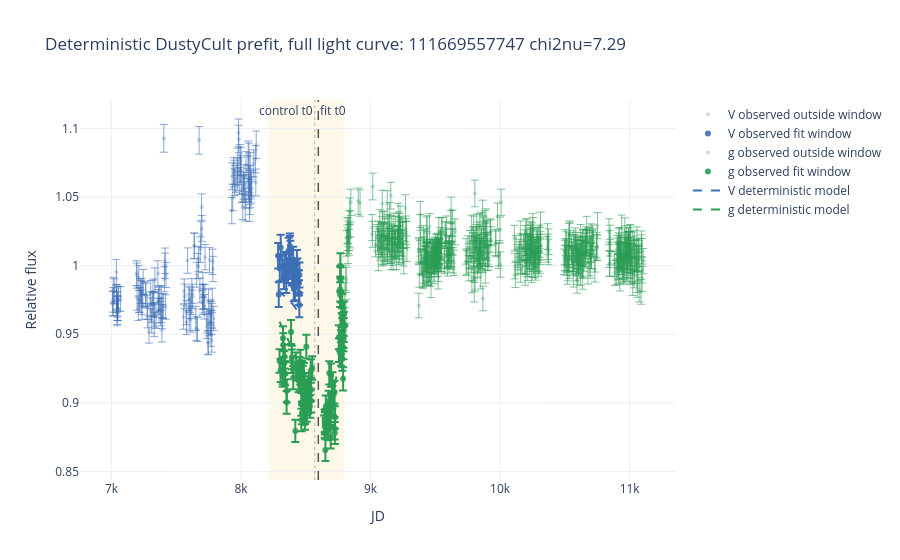
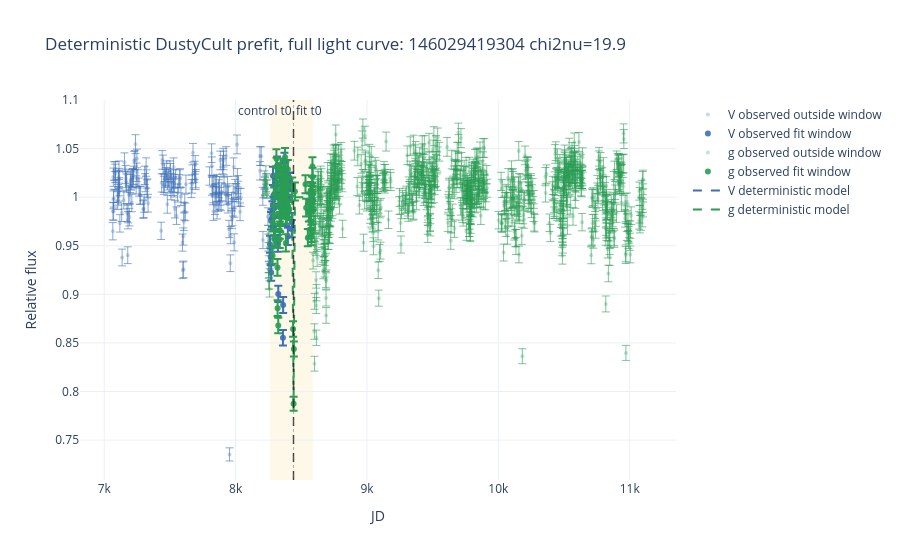
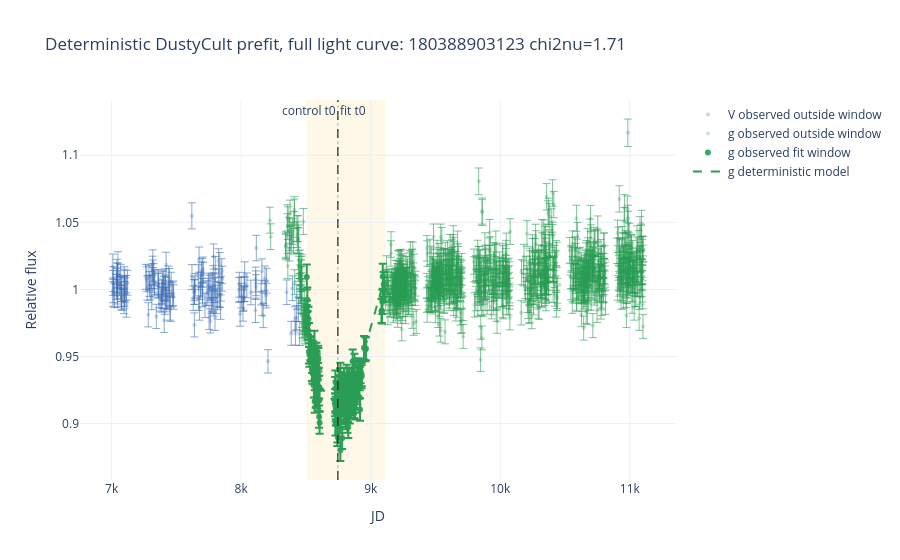
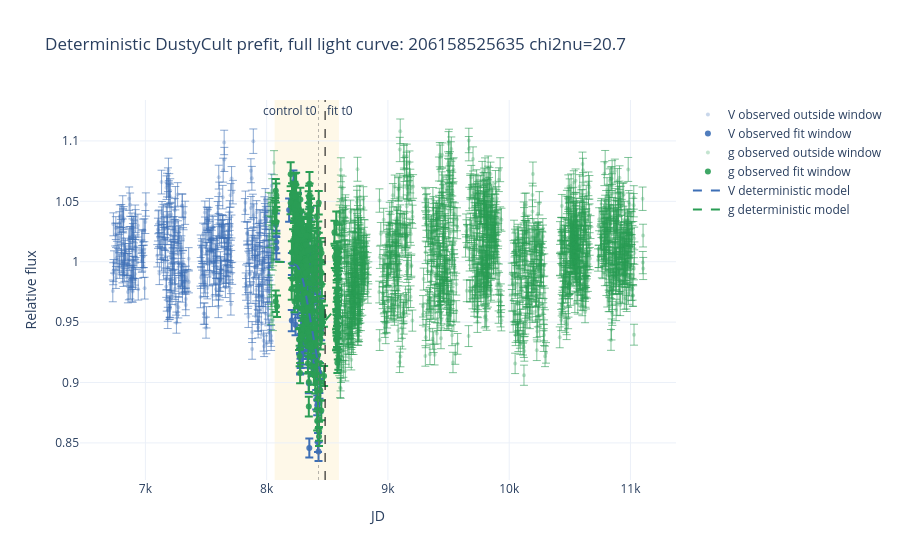

Notebook code for these charts, in order:
### Markdown cell above
## Deterministic Prefit Plots

These plots are available immediately after the deterministic prefit cell. They show the full cleaned relative-flux light curve with faint points outside the fit window, a shaded fit window, and t0 markers; they do not require quick or full DustyCult MCMC fits to finish.

### Code cell
def plot_deterministic_prefit(candidate_id: str) -> go.Figure:
    if 'deterministic_curves_df' not in globals() or deterministic_curves_df.empty:
        raise ValueError('Run the deterministic prefit cell first.')
    fit_curves = deterministic_curves_df[deterministic_curves_df['candidate_id'].astype(str).eq(str(candidate_id))].copy()
    if fit_curves.empty:
        raise ValueError(f'No deterministic curve rows found for {candidate_id}')
    full_lc = pd.DataFrame()
    if 'deterministic_full_lc_df' in globals() and not deterministic_full_lc_df.empty:
        full_lc = deterministic_full_lc_df[deterministic_full_lc_df['candidate_id'].astype(str).eq(str(candidate_id))].copy()
    if full_lc.empty and 'adaptive_full_lc_df' in globals() and not adaptive_full_lc_df.empty:
        full_lc = adaptive_full_lc_df[adaptive_full_lc_df['candidate_id'].astype(str).eq(str(candidate_id))].copy()
    observed_curves = full_lc if not full_lc.empty else fit_curves.assign(in_fit_window=True)

    chi2_text = ''
    fitted_t0 = None
    if 'deterministic_results_df' in globals() and not deterministic_results_df.empty:
        row = deterministic_results_df[deterministic_results_df['candidate_id'].astype(str).eq(str(candidate_id))]
        if not row.empty:
            if 'reduced_chi2' in row.columns:
                chi2 = _finite_float(row.iloc[-1].get('reduced_chi2'))
                if chi2 is not None:
                    chi2_text = f' chi2nu={chi2:.3g}'
            fitted_t0 = _finite_float(row.iloc[-1].get('t0'))
    fit_start = _finite_float(observed_curves['fit_start_jd'].dropna().iloc[0]) if 'fit_start_jd' in observed_curves and observed_curves['fit_start_jd'].notna().any() else float(fit_curves['time'].min())
    fit_end = _finite_float(observed_curves['fit_end_jd'].dropna().iloc[0]) if 'fit_end_jd' in observed_curves and observed_curves['fit_end_jd'].notna().any() else float(fit_curves['time'].max())
    control_t0 = _finite_float(observed_curves['control_t0_jd'].dropna().iloc[0]) if 'control_t0_jd' in observed_curves and observed_curves['control_t0_jd'].notna().any() else None

    fig = go.Figure()
    colors = {'g': '#2a9d55', 'V': '#3d6fb6'}
    if fit_start is not None and fit_end is not None:
        fig.add_vrect(x0=fit_start, x1=fit_end, fillcolor='rgba(245, 200, 80, 0.13)', line_width=0, layer='below')
    if control_t0 is not None:
        fig.add_vline(x=control_t0, line={'color': 'rgba(120,120,120,0.55)', 'width': 1, 'dash': 'dot'}, annotation_text='control t0', annotation_position='top left')
    if fitted_t0 is not None:
        fig.add_vline(x=fitted_t0, line={'color': 'rgba(30,30,30,0.75)', 'width': 1.5, 'dash': 'dash'}, annotation_text='fit t0', annotation_position='top right')

    for band, part in observed_curves.sort_values('time').groupby('band'):
        color = colors.get(str(band), None)
        in_window = part['in_fit_window'].astype(bool) if 'in_fit_window' in part.columns else pd.Series(True, index=part.index)
        outside = part.loc[~in_window]
        inside = part.loc[in_window]
        if not outside.empty:
            fig.add_trace(
                go.Scatter(
                    x=outside['time'],
                    y=outside['observed'],
                    mode='markers',
                    name=f'{band} observed outside window',
                    marker={'size': 4, 'color': color, 'opacity': 0.28},
                    error_y={'type': 'data', 'array': outside['error'], 'visible': True, 'thickness': 0.6},
                )
            )
        if not inside.empty:
            fig.add_trace(
                go.Scatter(
                    x=inside['time'],
                    y=inside['observed'],
                    mode='markers',
                    name=f'{band} observed fit window',
                    marker={'size': 6, 'color': color, 'opacity': 0.9},
                    error_y={'type': 'data', 'array': inside['error'], 'visible': True},
                )
            )
    for band, part in fit_curves.sort_values('time').groupby('band'):
        color = colors.get(str(band), None)
        fig.add_trace(
            go.Scatter(
                x=part['time'],
                y=part['model'],
                mode='lines',
                name=f'{band} deterministic model',
                line={'width': 2, 'dash': 'dash', 'color': color},
            )
        )
    fig.update_layout(
        title=f'Deterministic DustyCult prefit, full light curve: {candidate_id}{chi2_text}',
        xaxis_title='JD',
        yaxis_title='Relative flux',
        template='plotly_white',
        height=560,
    )
    return fig


det_plot_candidates = fit_candidates['candidate_id'].astype(str).tolist() if 'fit_candidates' in globals() else reviewed_dippers['candidate_id'].astype(str).tolist()
if MAX_FIT_PLOTS is not None:
    det_plot_candidates = det_plot_candidates[:int(MAX_FIT_PLOTS)]

det_plot_status_rows = []
for candidate_id in det_plot_candidates:
    has_deterministic = bool(
        'deterministic_curves_df' in globals()
        and not deterministic_curves_df.empty
        and deterministic_curves_df['candidate_id'].astype(str).eq(str(candidate_id)).any()
    )
    det_status = 'missing'
    if 'deterministic_results_df' in globals() and not deterministic_results_df.empty:
        det_row = deterministic_results_df[deterministic_results_df['candidate_id'].astype(str).eq(str(candidate_id))]
        if not det_row.empty:
            det_status = str(det_row.iloc[-1].get('status') or 'unknown')
    det_plot_status_rows.append({'candidate_id': candidate_id, 'deterministic_status': det_status, 'has_deterministic_curves': has_deterministic})
    if has_deterministic:
        display(Markdown(f'### {candidate_id}'))
        display(plot_deterministic_prefit(candidate_id))

deterministic_plot_status_df = pd.DataFrame(det_plot_status_rows)
display(deterministic_plot_status_df)

### Figure 1 — Plotly figure (JSON) as saved in the notebook; plotly's stock layout.template omitted (floating-point values rounded to 4 significant figures; data arrays with more than 128 entries replaced by an {"elided": "..."} marker saying what was removed)
{"data": [{"error_y": {"array": {"elided": "165 float values"}, "thickness": 0.6, "type": "data", "visible": true}, "marker": {"color": "#3d6fb6", "opacity": 0.28, "size": 4}, "mode": "markers", "name": "V observed outside window", "type": "scatter", "x": {"elided": "165 float values"}, "y": {"elided": "165 float values"}}, {"error_y": {"array": [0.009277, 0.009017, 0.009191, 0.009332, 0.009198, 0.009136, 0.009219, 0.009211, 0.009111, 0.009178, 0.009313, 0.009206, 0.00934, 0.009324, 0.009293, 0.009161, 0.009171, 0.009253, 0.009054, 0.009151, 0.009062, 0.009167, 0.009231, 0.009174, 0.009094, 0.009095, 0.009029, 0.008947, 0.009147], "type": "data", "visible": true}, "marker": {"color": "#3d6fb6", "opacity": 0.9, "size": 6}, "mode": "markers", "name": "V observed fit window", "type": "scatter", "x": [8286.0, 8291.0, 8299.0, 8306.0, 8317.0, 8331.0, 8336.0, 8348.0, 8349.0, 8362.0, 8368.0, 8372.0, 8377.0, 8378.0, 8381.0, 8394.0, 8396.0, 8402.0, 8407.0, 8413.0, 8417.0, 8424.0, 8431.0, 8435.0, 8443.0, 8447.0, 8448.0, 8450.0, 8451.0], "y": [1.007, 0.979, 0.9979, 1.013, 0.9986, 0.9919, 1.001, 1.0, 0.9892, 0.9965, 1.011, 0.9996, 1.014, 1.012, 1.009, 0.9946, 0.9958, 1.005, 0.9831, 0.9936, 0.9839, 0.9953, 1.002, 0.996, 0.9873, 0.9875, 0.9803, 0.9714, 0.9932]}, {"error_y": {"array": {"elided": "623 float values"}, "thickness": 0.6, "type": "data", "visible": true}, "marker": {"color": "#2a9d55", "opacity": 0.28, "size": 4}, "mode": "markers", "name": "g observed outside window", "type": "scatter", "x": {"elided": "623 float values"}, "y": {"elided": "623 float values"}}, {"error_y": {"array": [0.00857, 0.008507, 0.008475, 0.008492, 0.008724, 0.008677, 0.008558, 0.0086, 0.00849, 0.008483, 0.008293, 0.008371, 0.008766, 0.008569, 0.008594, 0.008459, 0.008101, 0.008548, 0.008517, 0.008438, 0.008518, 0.008449, 0.008488, 0.008567, 0.008279, 0.008174, 0.008222, 0.008491, 0.00836, 0.008352, 0.008365, 0.008461, 0.008479, 0.008218, 0.008184, 0.008223, 0.008354, 0.008302, 0.008667, 0.008344, 0.008283, 0.008329, 0.008238, 0.008368, 0.008337, 0.008329, 0.008413, 0.008389, 0.008266, 0.008503, 0.008301, 0.008378, 0.008523, 0.008167, 0.00813, 0.008152, 0.008159, 0.007972, 0.008173, 0.008263, 0.008182, 0.008204, 0.008113, 0.008144, 0.008294, 0.008491, 0.008202, 0.008216, 0.008201, 0.008234, 0.008057, 0.008277, 0.008476, 0.008322, 0.008326, 0.008418, 0.008286, 0.008353, 0.008362, 0.008118, 0.008087, 0.008191, 0.00873, 0.008643, 0.009016, 0.009053, 0.009127, 0.00921, 0.009116, 0.008618, 0.008699, 0.008881, 0.008812, 0.008842, 0.008939, 0.008584, 0.008451, 0.008661, 0.008716, 0.008817, 0.008739, 0.008778, 0.008887], "type": "data", "visible": true}, "marker": {"color": "#2a9d55", "opacity": 0.9, "size": 6}, "mode": "markers", "name": "g observed fit window", "type": "scatter", "x": [8297.0, 8305.0, 8321.0, 8322.0, 8324.0, 8326.0, 8334.0, 8337.0, 8338.0, 8339.0, 8352.0, 8353.0, 8386.0, 8391.0, 8392.0, 8403.0, 8419.0, 8425.0, 8427.0, 8444.0, 8452.0, 8455.0, 8457.0, 8458.0, 8465.0, 8466.0, 8470.0, 8473.0, 8474.0, 8476.0, 8477.0, 8478.0, 8485.0, 8486.0, 8493.0, 8495.0, 8496.0, 8499.0, 8504.0, 8505.0, 8506.0, 8507.0, 8508.0, 8510.0, 8513.0, 8516.0, 8523.0, 8528.0, 8532.0, 8538.0, 8541.0, 8542.0, 8550.0, 8645.0, 8646.0, 8647.0, 8649.0, 8651.0, 8653.0, 8654.0, 8668.0, 8670.0, 8671.0, 8675.0, 8676.0, 8681.0, 8685.0, 8689.0, 8690.0, 8691.0, 8692.0, 8694.0, 8695.0, 8702.0, 8705.0, 8706.0, 8707.0, 8709.0, 8722.0, 8723.0, 8724.0, 8725.0, 8755.0, 8756.0, 8765.0, 8765.0, 8766.0, 8767.0, 8768.0, 8772.0, 8773.0, 8776.0, 8778.0, 8780.0, 8781.0, 8782.0, 8788.0, 8790.0, 8791.0, 8792.0, 8792.0, 8793.0, 8797.0], "y": [0.9305, 0.9236, 0.9202, 0.922, 0.9472, 0.9421, 0.9291, 0.9337, 0.9218, 0.9211, 0.9004, 0.9088, 0.9517, 0.9304, 0.933, 0.9184, 0.8795, 0.9281, 0.9248, 0.9161, 0.9249, 0.9173, 0.9216, 0.9302, 0.8989, 0.8875, 0.8927, 0.9219, 0.9076, 0.9068, 0.9082, 0.9186, 0.9206, 0.8922, 0.8886, 0.8928, 0.907, 0.9014, 0.941, 0.9059, 0.8993, 0.9043, 0.8945, 0.9086, 0.9052, 0.9043, 0.9134, 0.9108, 0.8974, 0.9233, 0.9013, 0.9096, 0.9254, 0.8868, 0.8827, 0.8851, 0.8858, 0.8656, 0.8873, 0.8971, 0.8883, 0.8907, 0.8809, 0.8842, 0.9005, 0.9218, 0.8905, 0.8921, 0.8904, 0.894, 0.8748, 0.8986, 0.9203, 0.9036, 0.904, 0.914, 0.8997, 0.9069, 0.9078, 0.8814, 0.8781, 0.8894, 0.9479, 0.9384, 0.9789, 0.9829, 0.9909, 0.9999, 0.9897, 0.9357, 0.9444, 0.9642, 0.9568, 0.9601, 0.9706, 0.9319, 0.9176, 0.9404, 0.9464, 0.9573, 0.9488, 0.9531, 0.9649]}, {"line": {"color": "#3d6fb6", "dash": "dash", "width": 2}, "mode": "lines", "name": "V deterministic model", "type": "scatter", "x": [8286.0, 8291.0, 8299.0, 8306.0, 8317.0, 8331.0, 8336.0, 8348.0, 8349.0, 8362.0, 8368.0, 8372.0, 8377.0, 8378.0, 8381.0, 8394.0, 8396.0, 8402.0, 8407.0, 8413.0, 8417.0, 8424.0, 8431.0, 8435.0, 8443.0, 8447.0, 8448.0, 8450.0, 8451.0], "y": [0.9824, 0.9819, 0.9812, 0.9806, 0.9796, 0.9784, 0.9779, 0.9769, 0.9768, 0.9756, 0.975, 0.9747, 0.9742, 0.9741, 0.9738, 0.9725, 0.9723, 0.9717, 0.9711, 0.9704, 0.9698, 0.9689, 0.9678, 0.9672, 0.9658, 0.9651, 0.9649, 0.9645, 0.9644]}, {"line": {"color": "#2a9d55", "dash": "dash", "width": 2}, "mode": "lines", "name": "g deterministic model", "type": "scatter", "x": [8297.0, 8305.0, 8321.0, 8322.0, 8324.0, 8326.0, 8334.0, 8337.0, 8338.0, 8339.0, 8352.0, 8353.0, 8386.0, 8391.0, 8392.0, 8403.0, 8419.0, 8425.0, 8427.0, 8444.0, 8452.0, 8455.0, 8457.0, 8458.0, 8465.0, 8466.0, 8470.0, 8473.0, 8474.0, 8476.0, 8477.0, 8478.0, 8485.0, 8486.0, 8493.0, 8495.0, 8496.0, 8499.0, 8504.0, 8505.0, 8506.0, 8507.0, 8508.0, 8510.0, 8513.0, 8516.0, 8523.0, 8528.0, 8532.0, 8538.0, 8541.0, 8542.0, 8550.0, 8645.0, 8646.0, 8647.0, 8649.0, 8651.0, 8653.0, 8654.0, 8668.0, 8670.0, 8671.0, 8675.0, 8676.0, 8681.0, 8685.0, 8689.0, 8690.0, 8691.0, 8692.0, 8694.0, 8695.0, 8702.0, 8705.0, 8706.0, 8707.0, 8709.0, 8722.0, 8723.0, 8724.0, 8725.0, 8755.0, 8756.0, 8765.0, 8765.0, 8766.0, 8767.0, 8768.0, 8772.0, 8773.0, 8776.0, 8778.0, 8780.0, 8781.0, 8782.0, 8788.0, 8790.0, 8791.0, 8792.0, 8792.0, 8793.0, 8797.0], "y": [0.9592, 0.9577, 0.9547, 0.9545, 0.9541, 0.9537, 0.9521, 0.9516, 0.9514, 0.9512, 0.9487, 0.9485, 0.9418, 0.9408, 0.9406, 0.9381, 0.9339, 0.9321, 0.9315, 0.9256, 0.9225, 0.9213, 0.9205, 0.9201, 0.9171, 0.9166, 0.915, 0.9137, 0.9133, 0.9124, 0.912, 0.9115, 0.9086, 0.9082, 0.9054, 0.9046, 0.9042, 0.9031, 0.9013, 0.901, 0.9007, 0.9003, 0.9, 0.8994, 0.8984, 0.8976, 0.8957, 0.8945, 0.8937, 0.8925, 0.892, 0.8918, 0.8907, 0.891, 0.8911, 0.8913, 0.8916, 0.8919, 0.8922, 0.8924, 0.8953, 0.8957, 0.896, 0.897, 0.8973, 0.8987, 0.9, 0.9014, 0.9018, 0.902, 0.9025, 0.9031, 0.9035, 0.9061, 0.9074, 0.9078, 0.9081, 0.909, 0.9145, 0.9149, 0.9154, 0.9158, 0.9278, 0.9282, 0.9311, 0.9311, 0.9315, 0.9318, 0.9321, 0.9333, 0.9335, 0.9344, 0.935, 0.9355, 0.9358, 0.936, 0.9376, 0.9381, 0.9383, 0.9385, 0.9385, 0.9387, 0.9396]}], "layout": {"annotations": [{"showarrow": false, "text": "control t0", "x": 8569.0, "xanchor": "right", "xref": "x", "y": 1, "yanchor": "top", "yref": "y domain"}, {"showarrow": false, "text": "fit t0", "x": 8596.0, "xanchor": "left", "xref": "x", "y": 1, "yanchor": "top", "yref": "y domain"}], "height": 560, "shapes": [{"fillcolor": "rgba(245, 200, 80, 0.13)", "layer": "below", "line": {"width": 0}, "type": "rect", "x0": 8213.0, "x1": 8799.0, "xref": "x", "y0": 0, "y1": 1, "yref": "y domain"}, {"line": {"color": "rgba(120,120,120,0.55)", "dash": "dot", "width": 1}, "type": "line", "x0": 8569.0, "x1": 8569.0, "xref": "x", "y0": 0, "y1": 1, "yref": "y domain"}, {"line": {"color": "rgba(30,30,30,0.75)", "dash": "dash", "width": 1.5}, "type": "line", "x0": 8596.0, "x1": 8596.0, "xref": "x", "y0": 0, "y1": 1, "yref": "y domain"}], "title": {"text": "Deterministic DustyCult prefit, full light curve: 111669557747 chi2nu=7.29"}, "xaxis": {"title": {"text": "JD"}}, "yaxis": {"title": {"text": "Relative flux"}}}}

### Figure 2 — Plotly figure (JSON) as saved in the notebook; plotly's stock layout.template omitted (floating-point values rounded to 4 significant figures; data arrays with more than 128 entries replaced by an {"elided": "..."} marker saying what was removed)
{"data": [{"error_y": {"array": {"elided": "179 float values"}, "thickness": 0.6, "type": "data", "visible": true}, "marker": {"color": "#3d6fb6", "opacity": 0.28, "size": 4}, "mode": "markers", "name": "V observed outside window", "type": "scatter", "x": {"elided": "179 float values"}, "y": {"elided": "179 float values"}}, {"error_y": {"array": [0.008764, 0.008645, 0.008987, 0.008496, 0.009013, 0.009089, 0.009413, 0.009132, 0.009233, 0.008932, 0.009107, 0.009319, 0.00931, 0.009404, 0.009343, 0.009507, 0.008774, 0.008294, 0.009441, 0.009115, 0.009148, 0.009445, 0.009237, 0.007878, 0.008188, 0.009543, 0.009459, 0.009475, 0.009021, 0.009137, 0.008839, 0.009359, 0.009353, 0.008912, 0.008977], "type": "data", "visible": true}, "marker": {"color": "#3d6fb6", "opacity": 0.9, "size": 6}, "mode": "markers", "name": "V observed fit window", "type": "scatter", "x": [8262.0, 8267.0, 8270.0, 8271.0, 8278.0, 8280.0, 8285.0, 8288.0, 8291.0, 8294.0, 8296.0, 8299.0, 8306.0, 8309.0, 8311.0, 8316.0, 8322.0, 8325.0, 8334.0, 8338.0, 8339.0, 8345.0, 8348.0, 8361.0, 8362.0, 8372.0, 8379.0, 8381.0, 8385.0, 8387.0, 8398.0, 8407.0, 8414.0, 8428.0, 8429.0], "y": [0.9515, 0.9386, 0.9757, 0.9224, 0.9786, 0.9868, 1.022, 0.9915, 1.002, 0.9698, 0.9888, 1.012, 1.011, 1.021, 1.014, 1.032, 0.9526, 0.9005, 1.025, 0.9896, 0.9933, 1.025, 1.003, 0.8554, 0.889, 1.036, 1.027, 1.029, 0.9794, 0.992, 0.9596, 1.016, 1.016, 0.9677, 0.9747]}, {"error_y": {"array": {"elided": "890 float values"}, "thickness": 0.6, "type": "data", "visible": true}, "marker": {"color": "#2a9d55", "opacity": 0.28, "size": 4}, "mode": "markers", "name": "g observed outside window", "type": "scatter", "x": {"elided": "890 float values"}, "y": {"elided": "890 float values"}}, {"error_y": {"array": [0.008658, 0.008967, 0.009042, 0.009218, 0.00882, 0.008812, 0.008829, 0.009418, 0.00928, 0.009576, 0.009497, 0.008545, 0.008158, 0.007995, 0.00881, 0.008898, 0.009021, 0.009155, 0.008964, 0.009491, 0.009438, 0.009039, 0.009097, 0.009309, 0.009266, 0.009275, 0.009089, 0.009327, 0.009259, 0.009474, 0.009199, 0.009267, 0.009253, 0.009319, 0.009396, 0.009589, 0.009267, 0.009345, 0.008777, 0.009042, 0.009042, 0.009219, 0.009109, 0.009475, 0.009321, 0.009082, 0.009099, 0.00931, 0.00796, 0.007253, 0.007771, 0.009265, 0.009333, 0.009111, 0.008827, 0.009063, 0.009171, 0.009161, 0.009269, 0.008907, 0.008981, 0.008983, 0.008868, 0.008836, 0.009233, 0.009115, 0.009233, 0.009199, 0.009259, 0.009319, 0.009164, 0.0095, 0.009403, 0.00918], "type": "data", "visible": true}, "marker": {"color": "#2a9d55", "opacity": 0.9, "size": 6}, "mode": "markers", "name": "g observed fit window", "type": "scatter", "x": [8282.0, 8283.0, 8292.0, 8293.0, 8295.0, 8296.0, 8301.0, 8309.0, 8310.0, 8311.0, 8312.0, 8319.0, 8320.0, 8325.0, 8336.0, 8337.0, 8338.0, 8339.0, 8340.0, 8343.0, 8345.0, 8347.0, 8348.0, 8350.0, 8351.0, 8352.0, 8366.0, 8367.0, 8367.0, 8369.0, 8370.0, 8371.0, 8373.0, 8373.0, 8376.0, 8377.0, 8378.0, 8380.0, 8383.0, 8386.0, 8390.0, 8391.0, 8395.0, 8399.0, 8400.0, 8405.0, 8408.0, 8431.0, 8438.0, 8442.0, 8444.0, 8452.0, 8532.0, 8537.0, 8550.0, 8558.0, 8562.0, 8566.0, 8571.0, 8571.0, 8572.0, 8573.0, 8577.0, 8578.0, 8579.0, 8579.0, 8581.0, 8582.0, 8583.0, 8583.0, 8584.0, 8585.0, 8586.0, 8588.0], "y": [0.9401, 0.9736, 0.9817, 1.001, 0.9576, 0.9567, 0.9586, 1.023, 1.008, 1.04, 1.031, 0.9277, 0.8858, 0.8681, 0.9565, 0.966, 0.9795, 0.994, 0.9732, 1.03, 1.025, 0.9814, 0.9877, 1.011, 1.006, 1.007, 0.9869, 1.013, 1.005, 1.029, 0.9988, 1.006, 1.005, 1.012, 1.02, 1.041, 1.006, 1.015, 0.953, 0.9817, 0.9817, 1.001, 0.989, 1.029, 1.012, 0.9861, 0.9879, 1.011, 0.8643, 0.7875, 0.8438, 1.006, 1.013, 0.9892, 0.9583, 0.984, 0.9957, 0.9947, 1.006, 0.967, 0.9751, 0.9753, 0.9629, 0.9593, 1.002, 0.9896, 1.002, 0.9988, 1.005, 1.012, 0.995, 1.031, 1.021, 0.9967]}, {"line": {"color": "#3d6fb6", "dash": "dash", "width": 2}, "mode": "lines", "name": "V deterministic model", "type": "scatter", "x": [8262.0, 8267.0, 8270.0, 8271.0, 8278.0, 8280.0, 8285.0, 8288.0, 8291.0, 8294.0, 8296.0, 8299.0, 8306.0, 8309.0, 8311.0, 8316.0, 8322.0, 8325.0, 8334.0, 8338.0, 8339.0, 8345.0, 8348.0, 8361.0, 8362.0, 8372.0, 8379.0, 8381.0, 8385.0, 8387.0, 8398.0, 8407.0, 8414.0, 8428.0, 8429.0], "y": [1.0, 1.0, 1.0, 1.0, 1.0, 1.0, 1.0, 1.0, 1.0, 1.0, 1.0, 1.0, 1.0, 1.0, 1.0, 1.0, 1.0, 1.0, 1.0, 1.0, 1.0, 1.0, 1.0, 1.0, 1.0, 1.0, 1.0, 1.0, 1.0, 1.0, 1.0, 1.0, 1.0, 1.0, 1.0]}, {"line": {"color": "#2a9d55", "dash": "dash", "width": 2}, "mode": "lines", "name": "g deterministic model", "type": "scatter", "x": [8282.0, 8283.0, 8292.0, 8293.0, 8295.0, 8296.0, 8301.0, 8309.0, 8310.0, 8311.0, 8312.0, 8319.0, 8320.0, 8325.0, 8336.0, 8337.0, 8338.0, 8339.0, 8340.0, 8343.0, 8345.0, 8347.0, 8348.0, 8350.0, 8351.0, 8352.0, 8366.0, 8367.0, 8367.0, 8369.0, 8370.0, 8371.0, 8373.0, 8373.0, 8376.0, 8377.0, 8378.0, 8380.0, 8383.0, 8386.0, 8390.0, 8391.0, 8395.0, 8399.0, 8400.0, 8405.0, 8408.0, 8431.0, 8438.0, 8442.0, 8444.0, 8452.0, 8532.0, 8537.0, 8550.0, 8558.0, 8562.0, 8566.0, 8571.0, 8571.0, 8572.0, 8573.0, 8577.0, 8578.0, 8579.0, 8579.0, 8581.0, 8582.0, 8583.0, 8583.0, 8584.0, 8585.0, 8586.0, 8588.0], "y": [1.0, 1.0, 1.0, 1.0, 1.0, 1.0, 1.0, 1.0, 1.0, 1.0, 1.0, 1.0, 1.0, 1.0, 1.0, 1.0, 1.0, 1.0, 1.0, 1.0, 1.0, 1.0, 1.0, 1.0, 1.0, 1.0, 1.0, 1.0, 1.0, 1.0, 1.0, 1.0, 1.0, 1.0, 1.0, 1.0, 1.0, 1.0, 1.0, 1.0, 1.0, 1.0, 1.0, 1.0, 1.0, 1.0, 1.0, 1.0, 0.8643, 0.7875, 0.8438, 1.0, 1.0, 1.0, 1.0, 1.0, 1.0, 1.0, 1.0, 1.0, 1.0, 1.0, 1.0, 1.0, 1.0, 1.0, 1.0, 1.0, 1.0, 1.0, 1.0, 1.0, 1.0, 1.0]}], "layout": {"annotations": [{"showarrow": false, "text": "control t0", "x": 8441.0, "xanchor": "right", "xref": "x", "y": 1, "yanchor": "top", "yref": "y domain"}, {"showarrow": false, "text": "fit t0", "x": 8441.0, "xanchor": "left", "xref": "x", "y": 1, "yanchor": "top", "yref": "y domain"}], "height": 560, "shapes": [{"fillcolor": "rgba(245, 200, 80, 0.13)", "layer": "below", "line": {"width": 0}, "type": "rect", "x0": 8261.0, "x1": 8589.0, "xref": "x", "y0": 0, "y1": 1, "yref": "y domain"}, {"line": {"color": "rgba(120,120,120,0.55)", "dash": "dot", "width": 1}, "type": "line", "x0": 8441.0, "x1": 8441.0, "xref": "x", "y0": 0, "y1": 1, "yref": "y domain"}, {"line": {"color": "rgba(30,30,30,0.75)", "dash": "dash", "width": 1.5}, "type": "line", "x0": 8441.0, "x1": 8441.0, "xref": "x", "y0": 0, "y1": 1, "yref": "y domain"}], "title": {"text": "Deterministic DustyCult prefit, full light curve: 146029419304 chi2nu=19.9"}, "xaxis": {"title": {"text": "JD"}}, "yaxis": {"title": {"text": "Relative flux"}}}}

### Figure 3 — Plotly figure (JSON) as saved in the notebook; plotly's stock layout.template omitted (floating-point values rounded to 4 significant figures; data arrays with more than 128 entries replaced by an {"elided": "..."} marker saying what was removed)
{"data": [{"error_y": {"array": {"elided": "170 float values"}, "thickness": 0.6, "type": "data", "visible": true}, "marker": {"color": "#3d6fb6", "opacity": 0.28, "size": 4}, "mode": "markers", "name": "V observed outside window", "type": "scatter", "x": {"elided": "170 float values"}, "y": {"elided": "170 float values"}}, {"error_y": {"array": {"elided": "1069 float values"}, "thickness": 0.6, "type": "data", "visible": true}, "marker": {"color": "#2a9d55", "opacity": 0.28, "size": 4}, "mode": "markers", "name": "g observed outside window", "type": "scatter", "x": {"elided": "1069 float values"}, "y": {"elided": "1069 float values"}}, {"error_y": {"array": {"elided": "153 float values"}, "type": "data", "visible": true}, "marker": {"color": "#2a9d55", "opacity": 0.9, "size": 6}, "mode": "markers", "name": "g observed fit window", "type": "scatter", "x": {"elided": "153 float values"}, "y": {"elided": "153 float values"}}, {"line": {"color": "#2a9d55", "dash": "dash", "width": 2}, "mode": "lines", "name": "g deterministic model", "type": "scatter", "x": {"elided": "153 float values"}, "y": {"elided": "153 float values"}}], "layout": {"annotations": [{"showarrow": false, "text": "control t0", "x": 8747.0, "xanchor": "right", "xref": "x", "y": 1, "yanchor": "top", "yref": "y domain"}, {"showarrow": false, "text": "fit t0", "x": 8746.0, "xanchor": "left", "xref": "x", "y": 1, "yanchor": "top", "yref": "y domain"}], "height": 560, "shapes": [{"fillcolor": "rgba(245, 200, 80, 0.13)", "layer": "below", "line": {"width": 0}, "type": "rect", "x0": 8504.0, "x1": 9112.0, "xref": "x", "y0": 0, "y1": 1, "yref": "y domain"}, {"line": {"color": "rgba(120,120,120,0.55)", "dash": "dot", "width": 1}, "type": "line", "x0": 8747.0, "x1": 8747.0, "xref": "x", "y0": 0, "y1": 1, "yref": "y domain"}, {"line": {"color": "rgba(30,30,30,0.75)", "dash": "dash", "width": 1.5}, "type": "line", "x0": 8746.0, "x1": 8746.0, "xref": "x", "y0": 0, "y1": 1, "yref": "y domain"}], "title": {"text": "Deterministic DustyCult prefit, full light curve: 180388903123 chi2nu=1.71"}, "xaxis": {"title": {"text": "JD"}}, "yaxis": {"title": {"text": "Relative flux"}}}}

### Figure 4 — Plotly figure (JSON) as saved in the notebook; plotly's stock layout.template omitted (floating-point values rounded to 4 significant figures; data arrays with more than 128 entries replaced by an {"elided": "..."} marker saying what was removed)
{"data": [{"error_y": {"array": {"elided": "435 float values"}, "thickness": 0.6, "type": "data", "visible": true}, "marker": {"color": "#3d6fb6", "opacity": 0.28, "size": 4}, "mode": "markers", "name": "V observed outside window", "type": "scatter", "x": {"elided": "435 float values"}, "y": {"elided": "435 float values"}}, {"error_y": {"array": [0.009491, 0.009313, 0.00936, 0.009604, 0.008761, 0.009193, 0.009816, 0.00873, 0.009269, 0.009248, 0.009222, 0.008865, 0.009645, 0.009503, 0.00949, 0.008437, 0.008427, 0.009432, 0.009295, 0.008548, 0.008582, 0.008478, 0.009186, 0.008699, 0.008996, 0.009061, 0.008601, 0.009053, 0.009023, 0.009251, 0.008617, 0.008571, 0.009184, 0.008902, 0.008504, 0.008809, 0.009311, 0.009101, 0.008949, 0.009269, 0.008917, 0.009108, 0.009092, 0.008608, 0.009279, 0.008547, 0.008903, 0.008747, 0.008481, 0.008993, 0.008939, 0.008284, 0.008649, 0.00779, 0.009245, 0.009533, 0.008844, 0.008546, 0.009058, 0.00877, 0.008672, 0.008882, 0.009157, 0.008475, 0.008428, 0.009248, 0.009047, 0.009004, 0.009103, 0.009043, 0.008425, 0.008604, 0.008459, 0.008158, 0.008916, 0.008474, 0.008115, 0.007832, 0.007762, 0.008969, 0.008368, 0.008134, 0.008241, 0.008848, 0.008691], "type": "data", "visible": true}, "marker": {"color": "#3d6fb6", "opacity": 0.9, "size": 6}, "mode": "markers", "name": "V observed fit window", "type": "scatter", "x": [8076.0, 8080.0, 8080.0, 8185.0, 8207.0, 8208.0, 8221.0, 8238.0, 8248.0, 8255.0, 8255.0, 8257.0, 8258.0, 8262.0, 8270.0, 8276.0, 8276.0, 8278.0, 8278.0, 8279.0, 8280.0, 8280.0, 8282.0, 8284.0, 8286.0, 8286.0, 8291.0, 8292.0, 8292.0, 8293.0, 8295.0, 8295.0, 8296.0, 8298.0, 8299.0, 8307.0, 8309.0, 8310.0, 8317.0, 8317.0, 8322.0, 8326.0, 8330.0, 8333.0, 8334.0, 8336.0, 8337.0, 8337.0, 8340.0, 8343.0, 8345.0, 8348.0, 8348.0, 8352.0, 8362.0, 8362.0, 8363.0, 8367.0, 8370.0, 8372.0, 8372.0, 8377.0, 8377.0, 8379.0, 8379.0, 8380.0, 8384.0, 8384.0, 8391.0, 8391.0, 8393.0, 8393.0, 8402.0, 8409.0, 8414.0, 8417.0, 8417.0, 8424.0, 8428.0, 8429.0, 8431.0, 8435.0, 8436.0, 8442.0, 8450.0], "y": [1.03, 1.011, 1.016, 1.043, 0.9513, 0.9981, 1.066, 0.9479, 1.006, 1.004, 1.001, 0.9625, 1.047, 1.032, 1.03, 0.9161, 0.915, 1.024, 1.009, 0.9281, 0.9317, 0.9205, 0.9974, 0.9444, 0.9767, 0.9838, 0.9338, 0.9829, 0.9797, 1.004, 0.9356, 0.9306, 0.9972, 0.9665, 0.9233, 0.9564, 1.011, 0.9881, 0.9716, 1.006, 0.9681, 0.9889, 0.9872, 0.9346, 1.007, 0.928, 0.9666, 0.9497, 0.9208, 0.9765, 0.9706, 0.8994, 0.9391, 0.8458, 1.004, 1.035, 0.9602, 0.9279, 0.9834, 0.9522, 0.9415, 0.9644, 0.9942, 0.9201, 0.915, 1.004, 0.9822, 0.9776, 0.9884, 0.9819, 0.9147, 0.9341, 0.9184, 0.8857, 0.9681, 0.9201, 0.8811, 0.8504, 0.8428, 0.9738, 0.9086, 0.8831, 0.8947, 0.9607, 0.9436]}, {"error_y": {"array": {"elided": "1761 float values"}, "thickness": 0.6, "type": "data", "visible": true}, "marker": {"color": "#2a9d55", "opacity": 0.28, "size": 4}, "mode": "markers", "name": "g observed outside window", "type": "scatter", "x": {"elided": "1761 float values"}, "y": {"elided": "1761 float values"}}, {"error_y": {"array": {"elided": "257 float values"}, "type": "data", "visible": true}, "marker": {"color": "#2a9d55", "opacity": 0.9, "size": 6}, "mode": "markers", "name": "g observed fit window", "type": "scatter", "x": {"elided": "257 float values"}, "y": {"elided": "257 float values"}}, {"line": {"color": "#3d6fb6", "dash": "dash", "width": 2}, "mode": "lines", "name": "V deterministic model", "type": "scatter", "x": [8076.0, 8080.0, 8080.0, 8185.0, 8207.0, 8208.0, 8221.0, 8238.0, 8248.0, 8255.0, 8255.0, 8257.0, 8258.0, 8262.0, 8270.0, 8276.0, 8276.0, 8278.0, 8278.0, 8279.0, 8280.0, 8280.0, 8282.0, 8284.0, 8286.0, 8286.0, 8291.0, 8292.0, 8292.0, 8293.0, 8295.0, 8295.0, 8296.0, 8298.0, 8299.0, 8307.0, 8309.0, 8310.0, 8317.0, 8317.0, 8322.0, 8326.0, 8330.0, 8333.0, 8334.0, 8336.0, 8337.0, 8337.0, 8340.0, 8343.0, 8345.0, 8348.0, 8348.0, 8352.0, 8362.0, 8362.0, 8363.0, 8367.0, 8370.0, 8372.0, 8372.0, 8377.0, 8377.0, 8379.0, 8379.0, 8380.0, 8384.0, 8384.0, 8391.0, 8391.0, 8393.0, 8393.0, 8402.0, 8409.0, 8414.0, 8417.0, 8417.0, 8424.0, 8428.0, 8429.0, 8431.0, 8435.0, 8436.0, 8442.0, 8450.0], "y": [1.0, 1.0, 1.0, 0.9999, 0.9996, 0.9996, 0.9992, 0.9982, 0.9972, 0.9963, 0.9963, 0.996, 0.9958, 0.9952, 0.9936, 0.9922, 0.9922, 0.9917, 0.9916, 0.9914, 0.9911, 0.9911, 0.9905, 0.99, 0.9893, 0.9893, 0.9877, 0.9873, 0.9873, 0.987, 0.9863, 0.9863, 0.9859, 0.9851, 0.9847, 0.9813, 0.9806, 0.9801, 0.9766, 0.9766, 0.974, 0.972, 0.9697, 0.968, 0.9674, 0.9662, 0.9658, 0.9657, 0.964, 0.9622, 0.9609, 0.9592, 0.9591, 0.9567, 0.9503, 0.9503, 0.9498, 0.9473, 0.9454, 0.9441, 0.944, 0.9409, 0.9409, 0.9399, 0.9397, 0.9393, 0.9366, 0.9366, 0.9325, 0.9325, 0.9313, 0.9313, 0.9264, 0.9227, 0.9202, 0.9188, 0.9188, 0.9157, 0.9141, 0.9137, 0.913, 0.9116, 0.9112, 0.9093, 0.9072]}, {"line": {"color": "#2a9d55", "dash": "dash", "width": 2}, "mode": "lines", "name": "g deterministic model", "type": "scatter", "x": {"elided": "257 float values"}, "y": {"elided": "257 float values"}}], "layout": {"annotations": [{"showarrow": false, "text": "control t0", "x": 8428.0, "xanchor": "right", "xref": "x", "y": 1, "yanchor": "top", "yref": "y domain"}, {"showarrow": false, "text": "fit t0", "x": 8482.0, "xanchor": "left", "xref": "x", "y": 1, "yanchor": "top", "yref": "y domain"}], "height": 560, "shapes": [{"fillcolor": "rgba(245, 200, 80, 0.13)", "layer": "below", "line": {"width": 0}, "type": "rect", "x0": 8066.0, "x1": 8596.0, "xref": "x", "y0": 0, "y1": 1, "yref": "y domain"}, {"line": {"color": "rgba(120,120,120,0.55)", "dash": "dot", "width": 1}, "type": "line", "x0": 8428.0, "x1": 8428.0, "xref": "x", "y0": 0, "y1": 1, "yref": "y domain"}, {"line": {"color": "rgba(30,30,30,0.75)", "dash": "dash", "width": 1.5}, "type": "line", "x0": 8482.0, "x1": 8482.0, "xref": "x", "y0": 0, "y1": 1, "yref": "y domain"}], "title": {"text": "Deterministic DustyCult prefit, full light curve: 206158525635 chi2nu=20.7"}, "xaxis": {"title": {"text": "JD"}}, "yaxis": {"title": {"text": "Relative flux"}}}}
